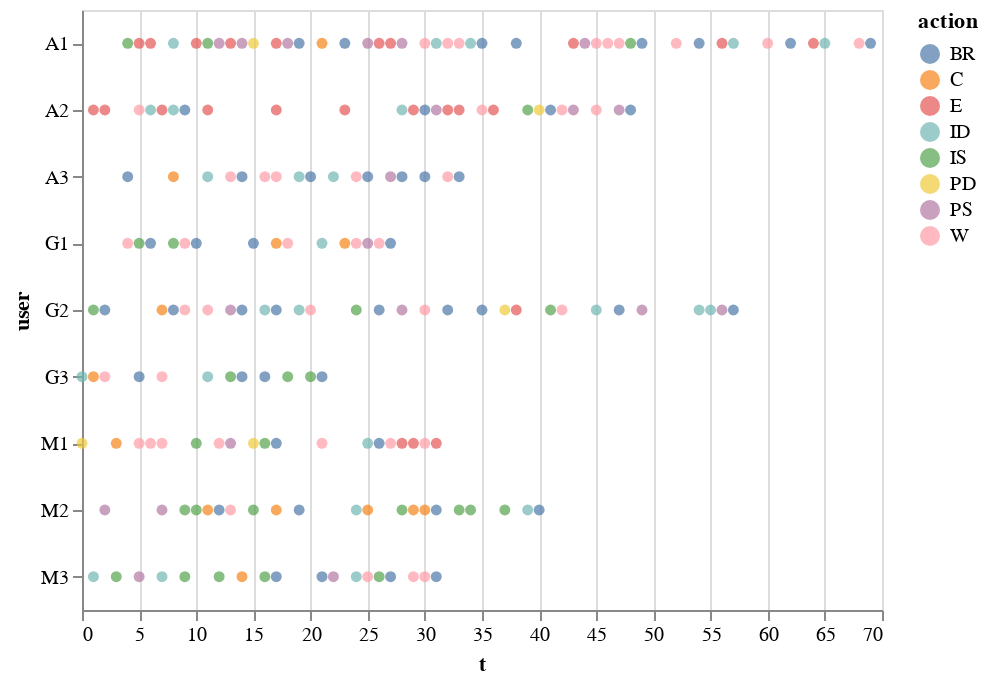

Write notebook code for a chart like this one.
### Markdown cell above
# Action only

### Code cell
df_action = df[df.action.isin(actionOnly)]
alt.Chart(df_action).mark_circle().encode(        
    color='action',
    y="user",
    x='t'
)

### Figure 1 — Vega-Lite specification as saved in the notebook (floating-point values rounded to 4 significant figures; data arrays with more than 128 entries replaced by an {"elided": "..."} marker saying what was removed)
{"$schema": "https://vega.github.io/schema/vega-lite/v2.6.0.json", "config": {"view": {"height": 300, "width": 400}}, "data": {"name": "data-449a33d16de6a02810aae6306fa104de"}, "datasets": {"data-449a33d16de6a02810aae6306fa104de": {"elided": "200 records"}}, "encoding": {"color": {"field": "action", "type": "nominal"}, "x": {"field": "t", "type": "quantitative"}, "y": {"field": "user", "type": "nominal"}}, "mark": "circle"}
